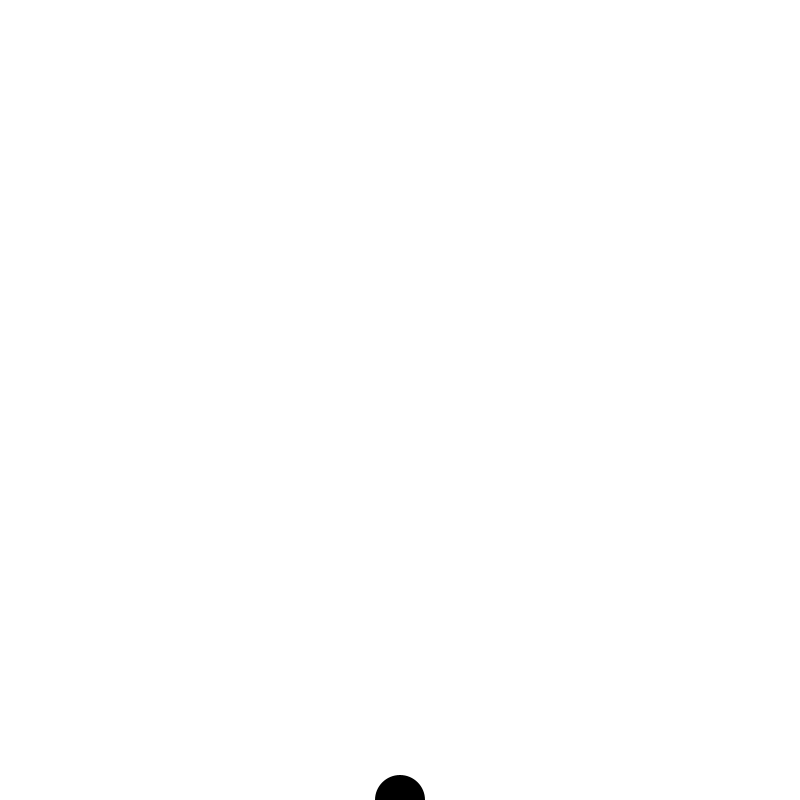
Frame 1 (no input)
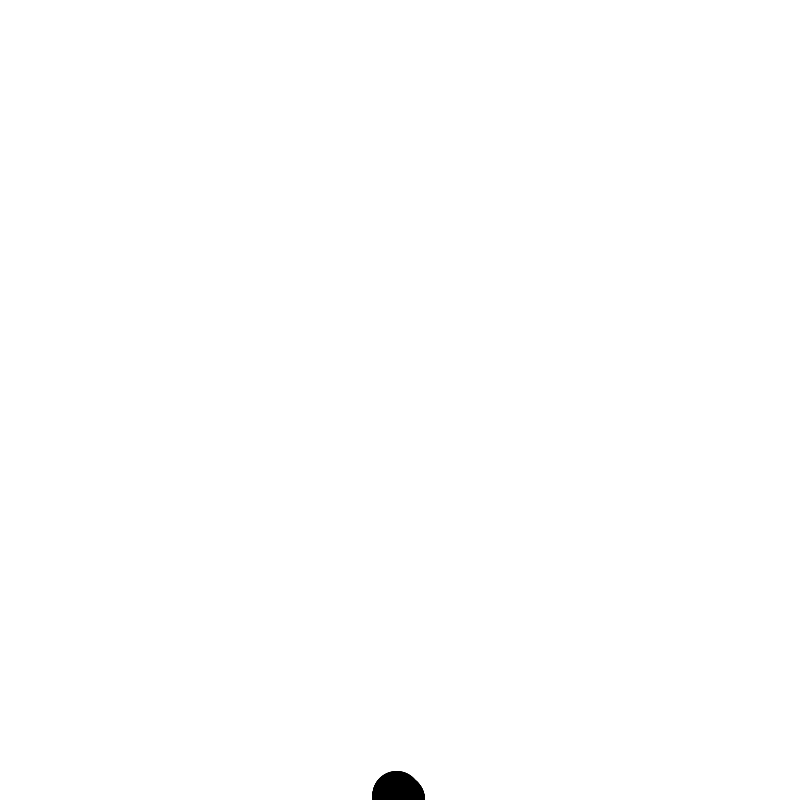
Frame 60 (the mouse pressed at the canvas centre just before this capture)
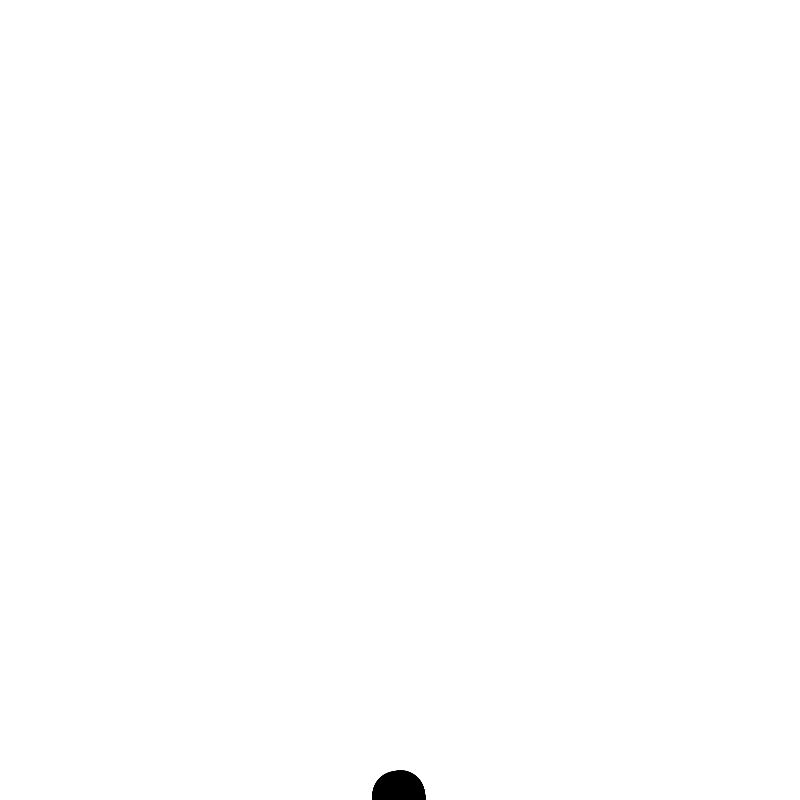
Frame 120 (the mouse held since frame 60 and released just before this capture)

The Processing sketch that drew these frames (run headless with seeded random() and noise(); from frame 60 on, the mouse is pressed at the canvas centre):

// Processing sketch: processing_98826
// ── processing_98826.pde

  Stick stick;
  public void setup() {
    size(800,800);
    initStick();
    smooth();
  }

  public void draw() {
    stick.display();
  }

  public void mousePressed() { 
    initStick();
  }

  private void initStick(){
    stick = new Stick(width/2, height, 50, 255);
    background(255);
  }
   
   class Stick {
   
    float x;
    float y; 
    float twidth;
    float theight;
    boolean parentStick;
    float xVelocity;
    float yVelocity;
    Stick[] sticks = new Stick[1000];
    int stickArrayLenght ;
    float vampireLife ;
    float life;
  
      public Stick( float x, float y, float twidth, float life, float xVelocity, float yVelocity){
      this.x = x;
      this.y = y;
      this.stickArrayLenght = 0;
      this.twidth = twidth;
      this.theight = twidth;
      this.life = life;  
      this.yVelocity = yVelocity;
      this.xVelocity = xVelocity;
      parentStick = false;
    }
  
    public Stick( int x, int y, int twidth, float life){
       this.x = x;
      this.y = y;
      this.twidth = twidth;
      this.theight = twidth;
       this.stickArrayLenght = 0;
      this.life = life;  
      this.yVelocity = (float) 0.05;
      this.xVelocity = 0;
      parentStick = true;
      vampireLife = 100;
    }  
    
    public void display(){
      if(life > 0){
        noStroke();
        float grey = (parentStick?150:75)-life;
        
        fill(((grey <0)?0:grey),life);
        float wid = twidth *(life/255);
        ellipse(x, y, wid, wid);
        computeNewData();
      }
       for (int i = 0; i <stickArrayLenght; i++) {
         sticks[i].display();
      }  
    }
    
    private void computeNewData() {
    x += xVelocity;
    y -= yVelocity ;
    life -=(float)0.15;
    yVelocity += ( random(-(200/((parentStick)?2:1)),200) /50000);
    float xrand = (parentStick)?200:350;
    xVelocity += ((xVelocity >1)||(xVelocity <-1))? 0 :( random(-xrand,xrand) /10000);
    if(random(parentStick?300:115)> life && random(10000) < (parentStick?255:150)  ) addstick();
  }

  private void addstick() {
    float ratiolife = (float) ((parentStick)?0.50:0.80);
    float ratiotttwidth = (float) ((parentStick)?0.75:0.9);
    sticks[stickArrayLenght] = new Stick(x, y, twidth*(float)ratiotttwidth, life*(float)ratiolife, xVelocity+(random(-1,1)*(float)0.3), yVelocity+(random(-1,1)*(float)0.1));
   stickArrayLenght++;
    vampireLife -= 1.2;
    float vamprisedLife = (float) life*(vampireLife/100);
    life =(parentStick)? vamprisedLife :life *(float)0.97;
  }
    
    
    
    
    
   }
